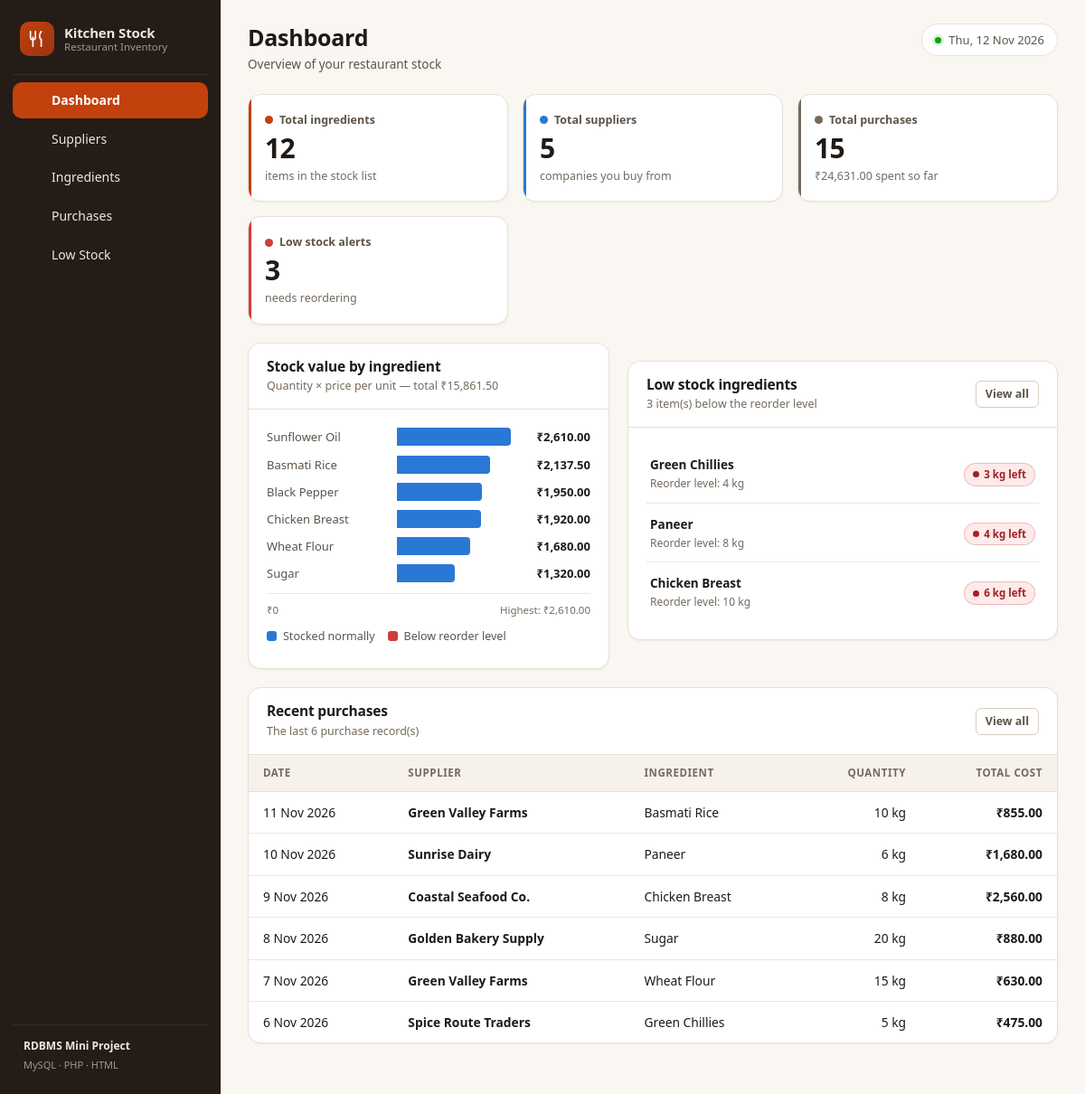
The page / on the database its author committed.
### tables this page shows
CREATE TABLE ingredients (
    ingredient_id   INT AUTO_INCREMENT PRIMARY KEY,
    ingredient_name VARCHAR(100) NOT NULL UNIQUE,
    quantity        DECIMAL(10,2) NOT NULL DEFAULT 0.00,
    unit            VARCHAR(20)  NOT NULL DEFAULT 'kg',
    price_per_unit  DECIMAL(10,2) NOT NULL DEFAULT 0.00,
    reorder_level   DECIMAL(10,2) NOT NULL DEFAULT 0.00,
    INDEX idx_ingredients_stock (quantity, reorder_level)
);

CREATE TABLE purchases (
    purchase_id        INT AUTO_INCREMENT PRIMARY KEY,
    supplier_id        INT          NOT NULL,
    ingredient_id      INT          NOT NULL,
    quantity_purchased DECIMAL(10,2) NOT NULL,
    purchase_date      DATE         NOT NULL,
    total_cost         DECIMAL(12,2) NOT NULL DEFAULT 0.00,

    CONSTRAINT fk_purchase_supplier
        FOREIGN KEY (supplier_id)   REFERENCES suppliers(supplier_id)
        ON UPDATE CASCADE ON DELETE RESTRICT,

    CONSTRAINT fk_purchase_ingredient
        FOREIGN KEY (ingredient_id) REFERENCES ingredients(ingredient_id)
        ON UPDATE CASCADE ON DELETE RESTRICT,

    INDEX idx_purchases_supplier   (supplier_id),
    INDEX idx_purchases_ingredient (ingredient_id),
    INDEX idx_purchases_date       (purchase_date)
);

CREATE TABLE suppliers (
    supplier_id   INT AUTO_INCREMENT PRIMARY KEY,
    supplier_name VARCHAR(100) NOT NULL,
    phone         VARCHAR(20)  NOT NULL,
    address       VARCHAR(255) NOT NULL,
    INDEX idx_suppliers_name (supplier_name)
);

### includes/functions.php (called while the page is built, shortened)
<?php
function e($text): string
{
    return htmlspecialchars((string) $text, ENT_QUOTES, 'UTF-8');
}
function qty($value): string
{
    return rtrim(rtrim(number_format((float) $value, 2, '.', ''), '0'), '.');
}
function money($value): string
{
    return '₹' . number_format((float) $value, 2);
}
function nice_date(?string $date): string
{
    $timestamp = strtotime($date);
    return $timestamp ? date('j M Y', $timestamp) : e($date);
}
function low_stock_ingredients(PDO $pdo): array
{
    $statement = $pdo->prepare(
        'SELECT * FROM ingredients WHERE quantity < reorder_level ORDER BY quantity ASC, ingredient_name ASC'
    );
    $statement->execute();
    return $statement->fetchAll();
}
function count_low_stock(PDO $pdo): int
{
    $statement = $pdo->prepare(
        'SELECT COUNT(*) FROM ingredients WHERE quantity < reorder_level'
    );
    $statement->execute();
    return (int) $statement->fetchColumn();
}
function nav_items(): array
{
    return [
        ['file' => 'index.php',         'label' => 'Dashboard',  'icon' => 'grid'],
        ['file' => 'suppliers.php',     'label' => 'Suppliers',  'icon' => 'truck'],
        ['file' => 'ingredients.php',   'label' => 'Ingredients','icon' => 'box'],
        ['file' => 'purchases.php',     'label' => 'Purchases',  'icon' => 'cart'],
        ['file' => 'low_stock.php',     'label' => 'Low Stock',  'icon' => 'alert'],
    ];
}
function current_page(): string
{
    return basename($_SERVER['SCRIPT_NAME'] ?? 'index.php');
}

### index.php (the view)
<?php
$pageTitle    = 'Dashboard';
$pageSubtitle = 'Overview of your restaurant stock';
require_once __DIR__ . '/includes/header.php';
$pdo = db_connect();
$totalIngredients = (int) $pdo->query('SELECT COUNT(*) FROM ingredients')->fetchColumn();
$totalSuppliers  = (int) $pdo->query('SELECT COUNT(*) FROM suppliers')->fetchColumn();
$totalPurchases  = (int) $pdo->query('SELECT COUNT(*) FROM purchases')->fetchColumn();
$lowStockCount   = count_low_stock($pdo);
$totalSpend = (float) $pdo->query('SELECT COALESCE(SUM(total_cost), 0) FROM purchases')->fetchColumn();
$stockValue = (float) $pdo->query(
    'SELECT COALESCE(SUM(quantity * price_per_unit), 0) FROM ingredients'
)->fetchColumn();
$topIngredients = $pdo->query(
    'SELECT ingredient_name, unit, quantity, price_per_unit,
            (quantity * price_per_unit) AS stock_value
       FROM ingredients
      WHERE quantity > 0
      ORDER BY stock_value DESC
      LIMIT 6'
)->fetchAll();
$maxValue = 0.0;
foreach ($topIngredients as $row) {
    $maxValue = max($maxValue, (float) $row['stock_value']);
}
$lowStock = low_stock_ingredients($pdo);
$recentPurchases = $pdo->query(
    'SELECT p.purchase_id, p.purchase_date, p.quantity_purchased, p.total_cost,
            s.supplier_name, i.ingredient_name, i.unit
       FROM purchases p
       JOIN suppliers   s ON p.supplier_id   = s.supplier_id
       JOIN ingredients i ON p.ingredient_id = i.ingredient_id
      ORDER BY p.purchase_date DESC, p.purchase_id DESC
      LIMIT 6'
)->fetchAll();
?>
<section class="stat-grid" aria-label="Summary">
    <article class="stat" style="--stat-accent: var(--series-2);">
        <span class="stat-label"><span class="stat-dot"></span>Total ingredients</span>
        <span class="stat-value"><?= $totalIngredients ?></span>
        <span class="stat-foot">items in the stock list</span>
    </article>
    <article class="stat" style="--stat-accent: var(--series-1);">
        <span class="stat-label"><span class="stat-dot"></span>Total suppliers</span>
        <span class="stat-value"><?= $totalSuppliers ?></span>
        <span class="stat-foot">companies you buy from</span>
    </article>
    <article class="stat" style="--stat-accent: var(--text-muted);">
        <span class="stat-label"><span class="stat-dot"></span>Total purchases</span>
        <span class="stat-value"><?= $totalPurchases ?></span>
        <span class="stat-foot"><?= money($totalSpend) ?> spent so far</span>
    </article>
    <article class="stat" style="--stat-accent: <?= $lowStockCount > 0 ? 'var(--critical)' : 'var(--series-3)' ?>;">
        <span class="stat-label"><span class="stat-dot"></span>Low stock alerts</span>
        <span class="stat-value"><?= $lowStockCount ?></span>
        <span class="stat-foot"><?= $lowStockCount > 0 ? 'needs reordering' : 'everything is well stocked' ?></span>
    </article>
</section>
<section class="split-wide">
    <article class="card chart-card">
        <div class="card-head">
            <div>
                <h2 class="card-title">Stock value by ingredient</h2>
                <p class="card-sub">Quantity &times; price per unit &mdash; total <?= money($stockValue) ?></p>
            </div>
        </div>
        <div class="card-body">
            <?php if (empty($topIngredients)): ?>
                <div class="empty">
                    <div class="empty-icon">
                        <svg viewBox="0 0 24 24" width="22" height="22" fill="none" stroke="currentColor"
                             stroke-width="1.7" stroke-linecap="round" stroke-linejoin="round">
                            <path d="M3 3v18h18"/><path d="M7 15l4-5 3 3 5-7"/></svg>
                    </div>
                    <h3>No stock to chart yet</h3>
                    <p>Add a few ingredients, then record a purchase to see their stock value here.</p>
                </div>
            <?php else: ?>
                <div class="chart-bars">
                    <?php foreach ($topIngredients as $row): ?>
                        <?php
                        $value  = (float) $row['stock_value'];
                        $width  = $maxValue > 0 ? ($value / $maxValue) * 100 : 0;
                        $isLow  = (float) $row['quantity'] < (float) ($row['reorder_level'] ?? 0);
                        $color  = $isLow ? 'var(--critical)' : 'var(--series-1)';
                        ?>
                        <div class="chart-row">
                            <span class="chart-label" title="<?= e($row['ingredient_name']) ?>">
                                <?= e($row['ingredient_name']) ?>
                            </span>
                            <div class="chart-track">
                                <div class="chart-bar" style="width: <?= number_format($width, 1) ?>%; --bar-color: <?= $color ?>;"></div>
                            </div>
                            <span class="chart-value"><?= money($value) ?></span>
                        </div>
                    <?php endforeach; ?>
                </div>
                <div class="chart-axis">
                    <span>₹0</span>
                    <span>Highest: <?= money($maxValue) ?></span>
                </div>
                <p class="chart-legend" style="margin-top:10px">
                    <span class="legend-item">
                        <span class="legend-swatch" style="background: var(--series-1)"></span> Stocked normally
                    </span>
                    <span class="legend-item">
                        <span class="legend-swatch" style="background: var(--critical)"></span> Below reorder level
                    </span>
                </p>
            <?php endif; ?>
        </div>
    </article>
    <article class="card">
        <div class="card-head">
            <div>
                <h2 class="card-title">Low stock ingredients</h2>
                <p class="card-sub"><?= $lowStockCount ?> item(s) below the reorder level</p>
            </div>
            <a class="btn btn-ghost btn-sm" href="low_stock.php">View all</a>
        </div>
        <div class="card-body">
            <?php if (empty($lowStock)): ?>
                <div class="empty">
                    <div class="empty-icon">
                        <svg viewBox="0 0 24 24" width="22" height="22" fill="none" stroke="currentColor"
                             stroke-width="1.7" stroke-linecap="round" stroke-linejoin="round">
                            <circle cx="12" cy="12" r="9"/><path d="M8.5 12.5l2.5 2.5 4.5-5"/></svg>
                    </div>
                    <h3>Everything is well stocked</h3>
                    <p>No ingredient has dropped below its reorder level.</p>
                </div>
            <?php else: ?>
                <div class="lowstock-list">
                    <?php foreach ($lowStock as $row): ?>
                        <div class="lowstock-item">
                            <div style="min-width:0; flex:1;">
                                <div class="lowstock-name"><?= e($row['ingredient_name']) ?></div>
                                <div class="lowstock-meta">
                                    Reorder level: <?= qty($row['reorder_level']) ?> <?= e($row['unit']) ?>
                                </div>
                            </div>
                            <div class="lowstock-qty">
                                <div class="badge badge-critical">
                                    <span class="badge-dot"></span>
                                    <?= qty($row['quantity']) ?> <?= e($row['unit']) ?> left
                                </div>
                            </div>
                        </div>
                    <?php endforeach; ?>
                </div>
            <?php endif; ?>
        </div>
    </article>
</section>
<section class="card" style="margin-top:20px;">
    <div class="card-head">
        <div>
            <h2 class="card-title">Recent purchases</h2>
            <p class="card-sub">The last <?= count($recentPurchases) ?> purchase record(s)</p>
        </div>
        <a class="btn btn-ghost btn-sm" href="purchases.php">View all</a>
    </div>
    <?php if (empty($recentPurchases)): ?>
        <div class="empty">
            <div class="empty-icon">
                <svg viewBox="0 0 24 24" width="22" height="22" fill="none" stroke="currentColor"
                     stroke-width="1.7" stroke-linecap="round" stroke-linejoin="round">
                    <circle cx="9" cy="20" r="1.6"/><circle cx="18" cy="20" r="1.6"/>
                    <path d="M2 3h3l2.4 12.2a1.5 1.5 0 0 0 1.5 1.3h8.8a1.5 1.5 0 0 0 1.5-1.2L21 7H6"/></svg>
            </div>
            <h3>No purchases recorded yet</h3>
            <p>Record your first purchase and the stock levels will update automatically.</p>
        </div>
    <?php else: ?>
        <div class="table-wrap">
            <table class="data">
                <thead>
                    <tr>
                        <th>Date</th>
                        <th>Supplier</th>
                        <th>Ingredient</th>
                        <th class="num">Quantity</th>
                        <th class="num">Total cost</th>
                    </tr>
                </thead>
                <tbody>
                    <?php foreach ($recentPurchases as $row): ?>
                        <tr>
                            <td><?= nice_date($row['purchase_date']) ?></td>
                            <td class="cell-primary"><?= e($row['supplier_name']) ?></td>
                            <td><?= e($row['ingredient_name']) ?></td>
                            <td class="num"><?= qty($row['quantity_purchased']) ?> <?= e($row['unit']) ?></td>
                            <td class="num cell-primary"><?= money($row['total_cost']) ?></td>
                        </tr>
                    <?php endforeach; ?>
                </tbody>
            </table>
        </div>
    <?php endif; ?>
</section>
<?php require_once __DIR__ . '/includes/footer.php'; ?>

### includes/header.php (shortened to what this page needs)
<?php
require_once __DIR__ . '/../config/db.php';
require_once __DIR__ . '/functions.php';
$pageTitle = $pageTitle ?? 'Dashboard';
?>
<!DOCTYPE html>
<html lang="en">
<head>
<link rel="stylesheet" href="assets/css/style.css">
</head>
<body>
<aside class="sidebar" id="sidebar">
    <div class="brand">
        <span class="brand-mark" aria-hidden="true">
            <svg viewBox="0 0 24 24" width="22" height="22" fill="none" stroke="currentColor"
                 stroke-width="1.8" stroke-linecap="round" stroke-linejoin="round">
                <path d="M4 3v7a3 3 0 0 0 6 0V3"/>
                <path d="M7 10v11"/>
                <path d="M17 3c-1.5 2-2 4-2 6 0 1.7.8 3 2 3.5V21"/>
            </svg>
        </span>
        <span class="brand-text">
            <strong>Kitchen Stock</strong>
            <small>Restaurant Inventory</small>
        </span>
    </div>
    <nav class="nav" aria-label="Main navigation">
        <?php foreach (nav_items() as $item): ?>
            <?php $isActive = (current_page() === $item['file']); ?>
            <a class="nav-link<?= $isActive ? ' is-active' : '' ?>"
               href="<?= e($item['file']) ?>"
               <?= $isActive ? 'aria-current="page"' : '' ?>>
                <span><?= e($item['label']) ?></span>
            </a>
        <?php endforeach; ?>
    </nav>
    <div class="sidebar-foot">
        <p class="foot-note">RDBMS Mini Project</p>
        <p class="foot-sub">MySQL &middot; PHP &middot; HTML</p>
    </div>
</aside>
<main class="main">
    <header class="topbar">
        <div>
            <h1 class="page-title"><?= e($pageTitle) ?></h1>
            <?php if (!empty($pageSubtitle)): ?>
                <p class="page-subtitle"><?= e($pageSubtitle) ?></p>
            <?php endif; ?>
        </div>
        <div class="topbar-date">
            <span class="dot-live" aria-hidden="true"></span>
            <?= date('D, j M Y') ?>
        </div>
    </header>

### includes/footer.php (shortened to what this page needs)
</main>
</body>
</html>

### rows shown on the page
ingredients: ingredient_name "Sunflower Oil", quantity 18 (drawn), value "₹2,610.00"
ingredients: ingredient_name "Basmati Rice", quantity 25 (drawn), value "₹2,137.50"
ingredients: ingredient_name "Black Pepper", quantity 2.5 (drawn), value "₹1,950.00"
ingredients: ingredient_name "Chicken Breast", value "₹1,920.00", reorder_level "10", unit "kg", quantity "6"
ingredients: ingredient_name "Wheat Flour", quantity 40 (drawn), value "₹1,680.00"
ingredients: ingredient_name "Sugar", quantity 30 (drawn), value "₹1,320.00"
ingredients: ingredient_name "Green Chillies", reorder_level "4", unit "kg", quantity "3"
ingredients: ingredient_name "Paneer", reorder_level "8", unit "kg", quantity "4"
purchases: purchase_date "11 Nov 2026", supplier.supplier_name "Green Valley Farms", ingredient.ingredient_name "Basmati Rice", quantity_purchased "10", ingredient.unit "kg", total_cost "₹855.00"
purchases: purchase_date "10 Nov 2026", supplier.supplier_name "Sunrise Dairy", ingredient.ingredient_name "Paneer", quantity_purchased "6", ingredient.unit "kg", total_cost "₹1,680.00"
purchases: purchase_date "9 Nov 2026", supplier.supplier_name "Coastal Seafood Co.", ingredient.ingredient_name "Chicken Breast", quantity_purchased "8", ingredient.unit "kg", total_cost "₹2,560.00"
purchases: purchase_date "8 Nov 2026", supplier.supplier_name "Golden Bakery Supply", ingredient.ingredient_name "Sugar", quantity_purchased "20", ingredient.unit "kg", total_cost "₹880.00"
purchases: purchase_date "7 Nov 2026", supplier.supplier_name "Green Valley Farms", ingredient.ingredient_name "Wheat Flour", quantity_purchased "15", ingredient.unit "kg", total_cost "₹630.00"
purchases: purchase_date "6 Nov 2026", supplier.supplier_name "Spice Route Traders", ingredient.ingredient_name "Green Chillies", quantity_purchased "5", ingredient.unit "kg", total_cost "₹475.00"

### other values the page prints
$item['label'] "Dashboard"
$item['label'] "Suppliers"
$item['label'] "Ingredients"
$item['label'] "Purchases"
$item['label'] "Low Stock"
$pageTitle "Dashboard"
$pageSubtitle "Overview of your restaurant stock"
$totalIngredients "12"
$totalSuppliers "5"
$totalPurchases "15"
money($totalSpend) "₹24,631.00"
$lowStockCount "3"
money($stockValue) "₹15,861.50"
money($maxValue) "₹2,610.00"
count($recentPurchases) "6"
